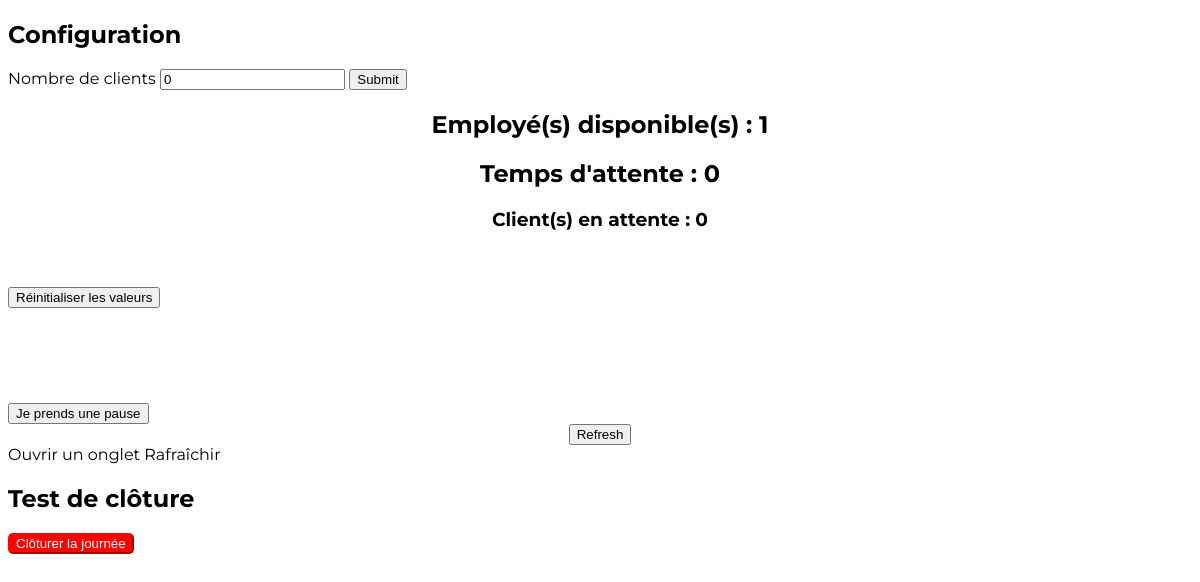
Before: / with the older database file.
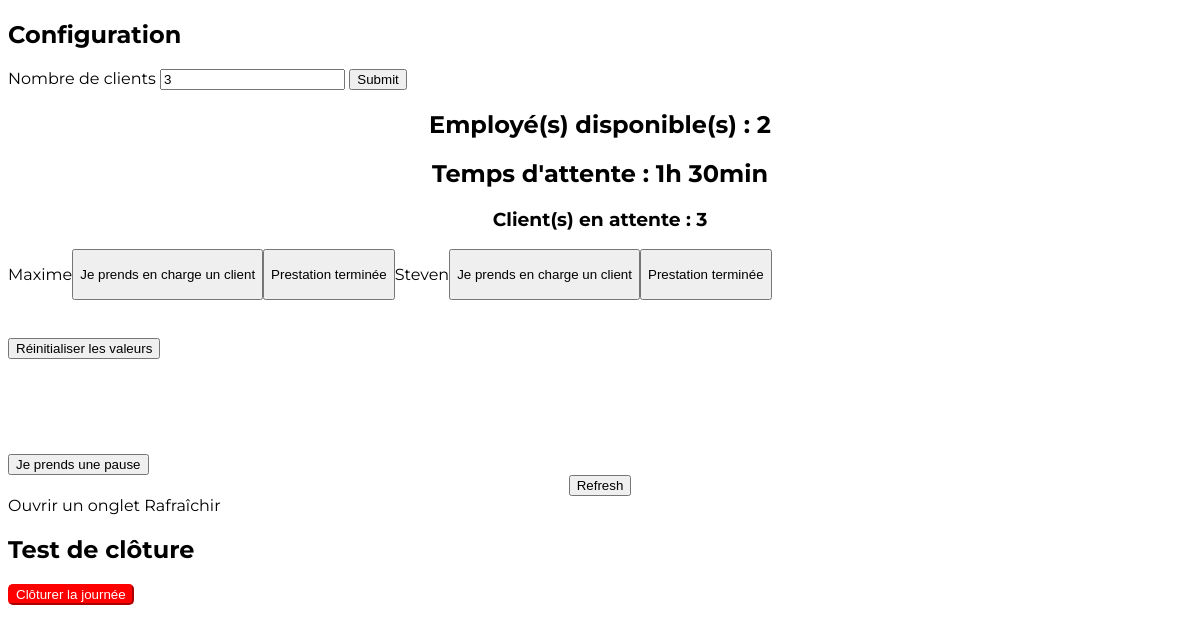
After: the same page with the newer database file.
### tables this page shows
CREATE TABLE IF NOT EXISTS `current` (
  `id` int UNSIGNED NOT NULL AUTO_INCREMENT,
  `nbr_disponible` int DEFAULT NULL,
  `nbr_occupe` int DEFAULT NULL,
  `tps_attente` int DEFAULT NULL,
  `nbr_clients` int DEFAULT NULL,
  `buffer` int DEFAULT NULL,
  `id_mod` varchar(255) DEFAULT NULL,
  `date` date DEFAULT NULL,
  PRIMARY KEY (`id`)
);

CREATE TABLE IF NOT EXISTS `configuration` (
  `id` int UNSIGNED NOT NULL AUTO_INCREMENT,
  `id_emp` varchar(8) DEFAULT NULL,
  `nom_employe` varchar(50) DEFAULT NULL,
  `tps_moyen` int DEFAULT NULL,
  `phrase_accroche` varchar(255) DEFAULT 'Temps d''attente estimé :',
  `id_mod` int DEFAULT NULL,
  `nom_mod` varchar(255) DEFAULT NULL,
  `jour` varchar(30) DEFAULT NULL,
  `heure` varchar(255) DEFAULT NULL,
  `list_employe` varchar(255) DEFAULT NULL,
  `tps_prevu` int DEFAULT NULL,
  PRIMARY KEY (`id`)
);

### includes/mods.php (called while the page is built, shortened)
<?php
  include 'functions.php';
   $db = new ConnexionBase;
   $resSelectDatabase = $db->selectDatabase();
   $resSelectConfiguration = $db->selectConfiguration();
   $resSelectInformation = $db->selectInformation();
   $employe_total = $resSelectDatabase['nbr_disponible'] + $resSelectDatabase['nbr_occupe'];
   $employe_total = 1 / $employe_total;
   $clients = $resSelectDatabase['nbr_clients'];
   $temps_moyen = $resSelectConfiguration['tps_moyen'];
   if ($resSelectDatabase['nbr_clients'] <= $resSelectDatabase['nbr_disponible']) {
    $affichage_attente = 0;
    $db->updateTime($affichage_attente);
   }
   else {
    $temps = (($temps_moyen * $clients) - ($employe_total * $temps_moyen)) + ($temps_moyen * $employe_total);
    $db->updateTime($temps);
    $affichage_attente = $db->waitingTime($temps);
   }
?>

### includes/functions.php (called while the page is built, shortened)
<?php
  class ConnexionBase
      {
        private $bdd;
            public function __construct()
            {
              $this->bdd = new PDO('mysql:host=localhost;dbname=chronocoiffure;charset=utf8', 'root', '');
            }
          function selectDatabase() {
            $selectDatabase = $this->bdd->prepare('SELECT * FROM current WHERE id = 1');
            $selectDatabase->execute();
            $resSelectDatabase = $selectDatabase->fetch();
            return $resSelectDatabase;
          }
          function selectInformation() {
            $selectInformation = $this->bdd->prepare('SELECT * FROM configuration WHERE nom_employe is NOT NULL');
            $selectInformation->execute();
            $resSelectInformation = $selectInformation->fetchAll();
            return $resSelectInformation;
          }
          function waitingTime($temps) {
            if ($temps > 59) {
              $coef_heure = $temps / 60;
              $heure = floor($temps / 60);
              $minute = ($coef_heure - $heure) * 60;
              $affichage_attente = $heure ."h ". $minute . "min";
            }
            else {
              $affichage_attente = $temps ." min";
            }
            return $affichage_attente;
          }
          function selectConfiguration() {
            $selectConfiguration = $this->bdd->prepare('SELECT * FROM configuration WHERE id = 1');
            $selectConfiguration->execute();
            $resSelectConfiguration = $selectConfiguration->fetch();
            return $resSelectConfiguration;
          }
      }
?>

### index.php (the view, shortened to what this page needs)
<?php
	include 'includes/mods.php';
?>
<!DOCTYPE html>
<html>
<head>
	<link rel="stylesheet" type="text/css" href="css/style.css">
</head>
<body>
<form method="POST" action="" id="formUpdate">
	<p>
		<h2>Configuration</h2>
		<label>Nombre de clients</label>
		<input type="number" name="nbr_clients" id="clients" min="0" value="<?= $resSelectDatabase['nbr_clients'] ?>" />
		<input type="submit" name="maj" id="maj" />
	</p>
	<center><h2>Employé(s) disponible(s) : <?= $resSelectDatabase['nbr_disponible'];  ?></h2></center>
	<center><h2>Temps d'attente : <?= $affichage_attente; ?></h2></center>
	<center><h3>Client(s) en attente : <span class="dataJsClients"><?= $resSelectDatabase['nbr_clients']; ?></span></h3></center>
	<div style="display: flex">
		<?php foreach ($resSelectInformation as $infos) {?>
			<p><?= $infos['nom_employe']; ?></p>
			<input type="submit" name="prisencharge" value="Je prends en charge un client" />
			<input type="submit" name="terminee" value="Prestation terminée" />
		<?php } ?>
	</div>
	<br /><br />
	<input type="submit" name="reinitialiser" value="Réinitialiser les valeurs" />
	<br /><br /><br /><br /><br /><br />
	<input type="submit" name="break" value="Je prends une pause" />
	<center><button type="button">Refresh</button></center>
	<a onclick="openNewTab();">Ouvrir un onglet</a>
	<a onclick="refreshNewTab();">Rafraîchir</a>
	<h2>Test de clôture</h2>
	<input type="submit" name="cloturer" value="Clôturer la journée" style="background-color: red; border-color: red; border-radius: 5px; color: #fff;" />
</form>
</body>
</html>

### css/style.css (style rules this page uses)
body { font-family: 'Montserrat', sans-serif; }

Changed rows visible on the page:
changed current: nbr_clients "0" → "3"; nbr_disponible "1" → "2"
added configuration: tps_moyen.nbr_clients "1h 30min"
added configuration: nom_employe "Maxime"
added configuration: nom_employe "Steven"
Other visible differences:
$affichage_attente: "0" → (not shown)
